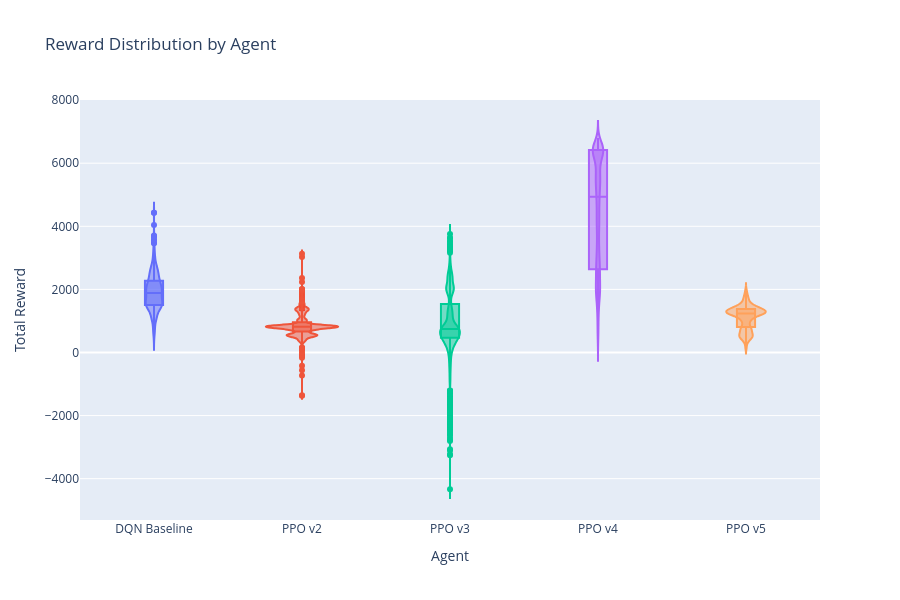

This figure's notebook cell:
### Code cell
# Reward Distribution Violin Plot
fig_reward = px.violin(
    df_episodes,
    x='agent',
    y='reward',
    color='agent',
    box=True,
    points='outliers',
    category_orders={'agent': agent_order},
    title='Reward Distribution by Agent',
    labels={'reward': 'Total Reward', 'agent': 'Agent'}
)

fig_reward.update_layout(
    height=600,
    showlegend=False
)
fig_reward.show()

### Figure 1 — Plotly figure (JSON) as saved in the notebook; plotly's stock layout.template omitted (floating-point values rounded to 4 significant figures; data arrays with more than 128 entries replaced by an {"elided": "..."} marker saying what was removed)
{"data": [{"alignmentgroup": "True", "box": {"visible": true}, "hovertemplate": "Agent=%{x}<br>Total Reward=%{y}<extra></extra>", "legendgroup": "DQN Baseline", "marker": {"color": "#636efa"}, "name": "DQN Baseline", "offsetgroup": "DQN Baseline", "orientation": "v", "points": "outliers", "scalegroup": "True", "showlegend": true, "type": "violin", "x": {"elided": "785 str values"}, "x0": " ", "xaxis": "x", "y": {"elided": "785 float values"}, "y0": " ", "yaxis": "y"}, {"alignmentgroup": "True", "box": {"visible": true}, "hovertemplate": "Agent=%{x}<br>Total Reward=%{y}<extra></extra>", "legendgroup": "PPO v2", "marker": {"color": "#EF553B"}, "name": "PPO v2", "offsetgroup": "PPO v2", "orientation": "v", "points": "outliers", "scalegroup": "True", "showlegend": true, "type": "violin", "x": {"elided": "2197 str values"}, "x0": " ", "xaxis": "x", "y": {"elided": "2197 float values"}, "y0": " ", "yaxis": "y"}, {"alignmentgroup": "True", "box": {"visible": true}, "hovertemplate": "Agent=%{x}<br>Total Reward=%{y}<extra></extra>", "legendgroup": "PPO v3", "marker": {"color": "#00cc96"}, "name": "PPO v3", "offsetgroup": "PPO v3", "orientation": "v", "points": "outliers", "scalegroup": "True", "showlegend": true, "type": "violin", "x": {"elided": "4684 str values"}, "x0": " ", "xaxis": "x", "y": {"elided": "4684 float values"}, "y0": " ", "yaxis": "y"}, {"alignmentgroup": "True", "box": {"visible": true}, "hovertemplate": "Agent=%{x}<br>Total Reward=%{y}<extra></extra>", "legendgroup": "PPO v4", "marker": {"color": "#ab63fa"}, "name": "PPO v4", "offsetgroup": "PPO v4", "orientation": "v", "points": "outliers", "scalegroup": "True", "showlegend": true, "type": "violin", "x": {"elided": "18958 str values"}, "x0": " ", "xaxis": "x", "y": {"elided": "18958 float values"}, "y0": " ", "yaxis": "y"}, {"alignmentgroup": "True", "box": {"visible": true}, "hovertemplate": "Agent=%{x}<br>Total Reward=%{y}<extra></extra>", "legendgroup": "PPO v5", "marker": {"color": "#FFA15A"}, "name": "PPO v5", "offsetgroup": "PPO v5", "orientation": "v", "points": "outliers", "scalegroup": "True", "showlegend": true, "type": "violin", "x": {"elided": "7430 str values"}, "x0": " ", "xaxis": "x", "y": {"elided": "7430 float values"}, "y0": " ", "yaxis": "y"}], "layout": {"height": 600, "legend": {"title": {"text": "Agent"}, "tracegroupgap": 0}, "showlegend": false, "title": {"text": "Reward Distribution by Agent"}, "violinmode": "overlay", "xaxis": {"anchor": "y", "categoryarray": ["DQN Baseline", "PPO v2", "PPO v3", "PPO v4", "PPO v5"], "categoryorder": "array", "domain": [0, 1], "title": {"text": "Agent"}}, "yaxis": {"anchor": "x", "domain": [0, 1], "title": {"text": "Total Reward"}}}}
